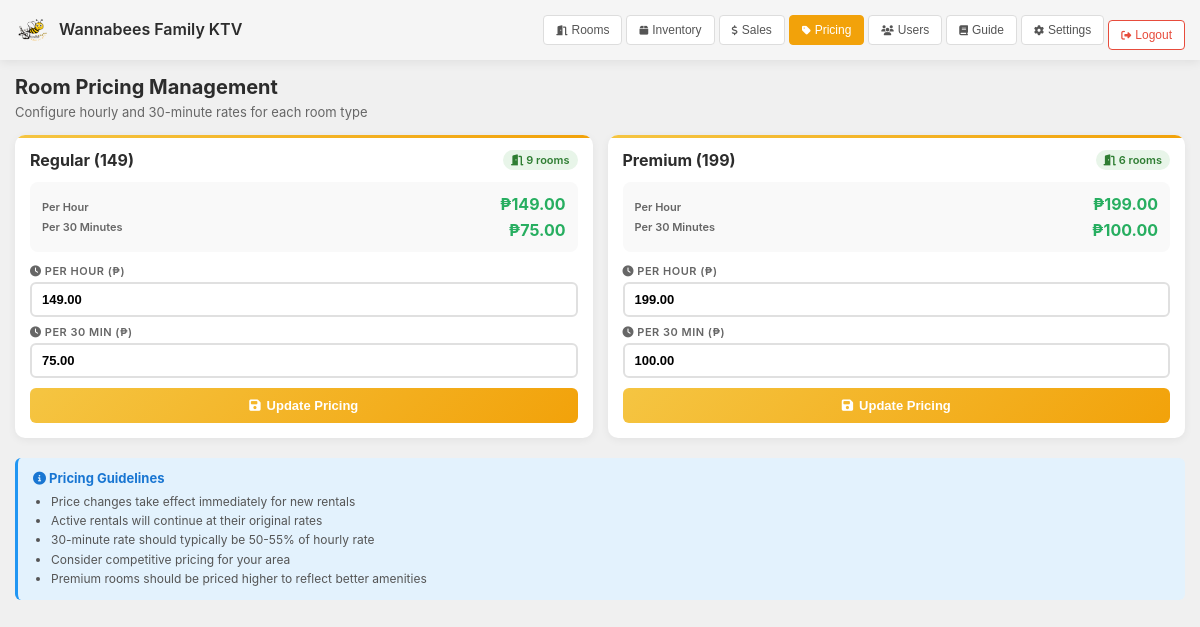
/owner/pricing.php (signed in), run on the app's committed database.
### tables this page shows
CREATE TABLE `room_types` (
  `room_type_id` int(11) NOT NULL,
  `type_name` varchar(50) NOT NULL,
  `price_per_hour` decimal(10,2) NOT NULL,
  `price_per_30min` decimal(10,2) NOT NULL
);

### owner/pricing.php (the view, shortened to what this page needs)
<?php
require_once __DIR__ . '/../db.php';
$res = $mysqli->query("SELECT room_type_id, type_name, price_per_hour, price_per_30min FROM room_types ORDER BY room_type_id ASC");
$types = [];
if ($res) while ($r = $res->fetch_assoc()) $types[] = $r;
foreach ($types as $key => $type) {
    $result = $mysqli->query("SELECT COUNT(*) as count FROM rooms WHERE room_type_id = {$type['room_type_id']}");
    $types[$key]['room_count'] = $result->fetch_assoc()['count'];
}
?>
<!doctype html>
<html lang="en">
<head>
  <link rel="stylesheet" href="https://cdnjs.cloudflare.com/ajax/libs/font-awesome/6.4.0/css/all.min.css">
</head>
<body>
  <header>
    <div class="header-left">
      <img src="../assets/images/KTVL.png" alt="Wannabees KTV" onerror="this.style.display='none'">
      <div>
        <div class="header-title">Wannabees Family KTV</div>
      </div>
    </div>
    <div class="header-nav" id="headerNav">
      <button class="btn" onclick="location.href='dashboard.php'">
        <i class="fas fa-door-open"></i> <span>Rooms</span>
      </button>
      <button class="btn" onclick="location.href='inventory.php'">
        <i class="fas fa-box"></i> <span>Inventory</span>
      </button>
      <button class="btn" onclick="location.href='sales_report.php'">
        <i class="fas fa-dollar-sign"></i> <span>Sales</span>
      </button>
      <button class="btn btn-primary">
        <i class="fas fa-tag"></i> <span>Pricing</span>
      </button>
      <button class="btn" onclick="location.href='users.php'">
        <i class="fas fa-users"></i> <span>Users</span>
      </button>
      <button class="btn" onclick="location.href='guide.php'">
        <i class="fas fa-book"></i> <span>Guide</span>
      </button>
      <button class="btn" onclick="location.href='settings.php'">
        <i class="fas fa-cog"></i> <span>Settings</span>
      </button>
      <form method="post" action="api/auth/logout.php" class="logout-form">
        <button type="button" class="btn btn-danger" onclick="logoutNow(this)">
          <i class="fas fa-sign-out-alt"></i> <span>Logout</span>
        </button>
      </form>
    </div>
  </header>
  <main>
    <div class="page-header">
      <h1 class="page-title">Room Pricing Management</h1>
      <p class="page-description">Configure hourly and 30-minute rates for each room type</p>
    </div>
    <div class="pricing-grid">
      <?php foreach ($types as $type): ?>
        <div class="pricing-card">
          <div class="card-header">
            <h2 class="room-type-name"><?= htmlspecialchars($type['type_name']) ?></h2>
            <span class="room-count-badge">
              <i class="fas fa-door-open"></i> <?= $type['room_count'] ?> rooms
            </span>
          </div>
          <div class="current-pricing">
            <div class="pricing-columns">
              <div class="pricing-left">
                <div class="pricing-label">Per Hour</div>
                <div class="pricing-label">Per 30 Minutes</div>
              </div>
              <div class="pricing-right">
                <div class="pricing-value">₱<?= number_format($type['price_per_hour'], 2) ?></div>
                <div class="pricing-value">₱<?= number_format($type['price_per_30min'], 2) ?></div>
              </div>
            </div>
          </div>
          <form method="post">
            <div class="form-row">
              <div class="form-group">
                <label for="hour_<?= $type['room_type_id'] ?>">
                  <i class="fas fa-clock"></i> Per Hour (₱)
                </label>
                <input
                  type="number"
                  id="hour_<?= $type['room_type_id'] ?>"
                  name="price_per_hour"
                  step="0.01"
                  min="0"
                  value="<?= number_format($type['price_per_hour'], 2, '.', '') ?>"
                  required
                >
              </div>
              <div class="form-group">
                <label for="half_<?= $type['room_type_id'] ?>">
                  <i class="fas fa-clock"></i> Per 30 Min (₱)
                </label>
                <input
                  type="number"
                  id="half_<?= $type['room_type_id'] ?>"
                  name="price_per_30min"
                  step="0.01"
                  min="0"
                  value="<?= number_format($type['price_per_30min'], 2, '.', '') ?>"
                  required
                >
              </div>
            </div>
            <button type="submit" class="btn-update">
              <i class="fas fa-save"></i> Update Pricing
            </button>
          </form>
        </div>
      <?php endforeach; ?>
    </div>
    <div class="info-box">
      <h4><i class="fas fa-info-circle"></i> Pricing Guidelines</h4>
      <ul>
        <li>Price changes take effect immediately for new rentals</li>
        <li>Active rentals will continue at their original rates</li>
        <li>30-minute rate should typically be 50-55% of hourly rate</li>
        <li>Consider competitive pricing for your area</li>
        <li>Premium rooms should be priced higher to reflect better amenities</li>
      </ul>
    </div>
  </main>
</body>
</html>

### owner/pricing.php (style rules this page uses)
* { margin: 0; padding: 0; box-sizing: border-box; }
body { font-family: -apple-system, BlinkMacSystemFont, 'Segoe UI', Roboto, sans-serif; background: #f0f0f0; color: #2c2c2c; height: 100vh; overflow-x: hidden; }
header { background: #f5f5f5; padding: 10px 15px; display: flex; align-items: center; justify-content: space-between; box-shadow: 0 2px 10px rgba(0,0,0,0.08); position: sticky; top: 0; z-index: 100; min-height: 60px; }
.header-left { display: flex; align-items: center; gap: 8px; flex-shrink: 0; }
.header-left img { width: 36px; height: 36px; object-fit: contain; display: block; margin-right: .1px; border-radius: 6px; }
.header-title { font-size: 16px; font-weight: 600; line-height: 1.2; }
.header-nav { display: flex; gap: 4px; flex-wrap: wrap; align-items: center; }
.btn { padding: 7px 12px; border: 1px solid #ddd; border-radius: 4px; cursor: pointer; font-size: 12px; font-weight: 500; transition: all 0.2s ease; background: white; color: #555; white-space: nowrap; display: inline-flex; align-items: center; gap: 4px; }
.btn i { font-size: 10px; }
.btn-primary { background: #f2a20a; color: white; border-color: #f2a20a; }
.btn-danger { background: white; color: #e74c3c; border-color: #e74c3c; }
main { padding: 15px; max-width: 1200px; margin: 0 auto; height: calc(100vh - 60px); overflow-y: auto; }
.page-header { margin-bottom: 15px; }
.page-title { font-size: 20px; font-weight: 700; color: #2c2c2c; margin-bottom: 5px; }
.page-description { color: #666; font-size: 13px; }
.pricing-grid { display: grid; grid-template-columns: repeat(auto-fit, minmax(280px, 1fr)); gap: 15px; }
.pricing-card { background: white; border-radius: 10px; padding: 15px; box-shadow: 0 2px 8px rgba(0,0,0,0.06); transition: all 0.2s ease; position: relative; overflow: hidden; }
.pricing-card::before { content: ''; position: absolute; top: 0; left: 0; right: 0; height: 3px; background: linear-gradient(90deg, #f5c542, #f2a20a); }
.card-header { display: flex; justify-content: space-between; align-items: center; margin-bottom: 12px; gap: 8px; flex-wrap: wrap; }
.room-type-name { font-size: 16px; font-weight: 700; color: #2c2c2c; }
.room-count-badge { background: #e8f5e9; color: #2e7d32; padding: 3px 8px; border-radius: 12px; font-size: 11px; font-weight: 600; }
.current-pricing { background: #f9f9f9; padding: 12px; border-radius: 8px; margin-bottom: 12px; }
.pricing-columns { display: flex; align-items: center; justify-content: space-between; gap: 10px; }
.pricing-left { display: flex; flex-direction: column; gap: 6px; }
.pricing-right { display: flex; flex-direction: column; gap: 6px; align-items: flex-end; }
.pricing-label { font-size: 11px; color: #666; font-weight: 600; }
.pricing-value { font-size: 16px; font-weight: 700; color: #27ae60; }
form { margin-top: 10px; }
.form-row { display: grid; grid-template-columns: 1fr; gap: 8px; margin-bottom: 10px; }
.form-group { display: flex; flex-direction: column; }
.form-group label { font-size: 11px; font-weight: 600; color: #666; margin-bottom: 4px; text-transform: uppercase; letter-spacing: 0.5px; }
.form-group input { padding: 8px 10px; border: 2px solid #e0e0e0; border-radius: 6px; font-size: 13px; font-weight: 600; transition: all 0.2s; }
.btn-update { width: 100%; padding: 10px; background: linear-gradient(135deg, #f5c542 0%, #f2a20a 100%); border: none; border-radius: 6px; color: white; font-size: 13px; font-weight: 700; cursor: pointer; transition: all 0.2s; display: flex; align-items: center; justify-content: center; gap: 6px; }
.info-box { background: #e3f2fd; border-left: 3px solid #2196f3; padding: 12px 15px; border-radius: 6px; margin-top: 20px; }
.info-box h4 { color: #1976d2; margin-bottom: 6px; font-size: 13px; }
.info-box ul { margin-left: 18px; color: #555; font-size: 12px; line-height: 1.6; }

### data on the page
room_types: type_name "Regular (149)", room_count "9", price_per_hour "149.00", price_per_30min "75.00"
room_types: type_name "Premium (199)", room_count "6", price_per_hour "199.00", price_per_30min "100.00"
